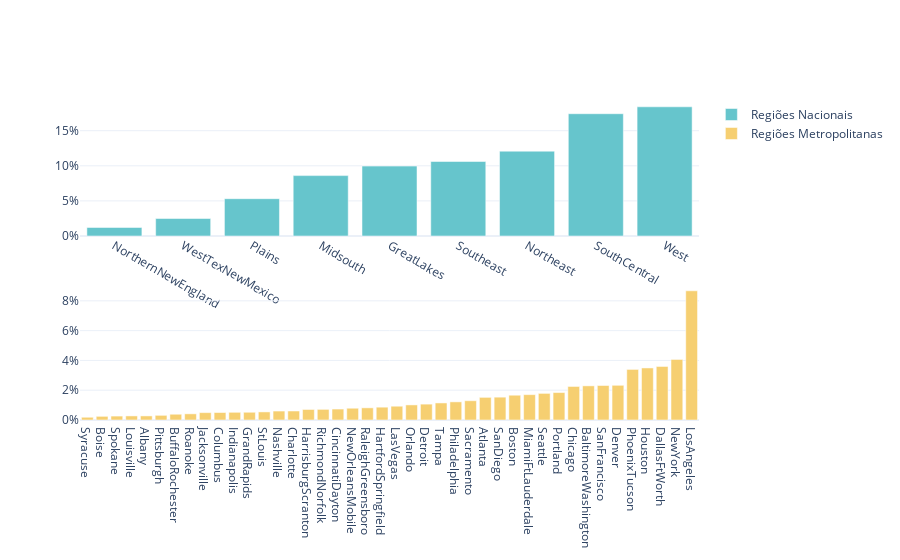

This figure's notebook cell:
### Code cell
mask_estados = (df.type == 'conventional') & df.region.isin(lista_estados)
mask_regiao = (df.type == 'conventional') & df.region.isin(lista_regioes)
mask_total = (df.type == 'conventional') & (df.region == 'TotalUS')


media_total_us = df.loc[mask_total,'total_volume'].mean()
media_regioes =  df.loc[mask_regiao].groupby('region')[['total_volume']].mean().sort_values('total_volume')
media_estados =  df.loc[mask_estados].groupby('region')[['total_volume']].mean().sort_values('total_volume')

_df = media_regioes/media_total_us

fig = make_subplots(rows=2, cols=1)

fig.add_trace(
    go.Bar(
        x=_df.index,
        y=_df.total_volume,
        name="Regiões Nacionais",
        marker=dict(color=CORES_PASTEL[0])
    ),
    #color_discrete_sequence=px.colors.qualitative.Pastel,
    row=1,
    col=1
)

_df = media_estados/media_total_us

fig.add_trace(
    go.Bar(
        x=_df.index,
        y=_df.total_volume,
        name="Regiões Metropolitanas",
        marker=dict(color=CORES_PASTEL[1])
    ),
    #color_discrete_sequence=px.colors.qualitative.Pastel,
    row=2,
    col=1,
)

fig.layout.yaxis.tickformat = '.0%'
fig.layout.yaxis2.tickformat = '.0%'
fig.show()

### Figure 1 — Plotly figure (JSON) as saved in the notebook; plotly's stock layout.template omitted (floating-point values rounded to 4 significant figures)
{"data": [{"marker": {"color": "rgb(102, 197, 204)"}, "name": "Regiões Nacionais", "type": "bar", "x": ["NorthernNewEngland", "WestTexNewMexico", "Plains", "Midsouth", "GreatLakes", "Southeast", "Northeast", "SouthCentral", "West"], "xaxis": "x", "y": [0.01216, 0.0249, 0.05313, 0.08601, 0.09955, 0.1062, 0.1209, 0.1742, 0.1841], "yaxis": "y"}, {"marker": {"color": "rgb(246, 207, 113)"}, "name": "Regiões Metropolitanas", "type": "bar", "x": ["Syracuse", "Boise", "Spokane", "Louisville", "Albany", "Pittsburgh", "BuffaloRochester", "Roanoke", "Jacksonville", "Columbus", "Indianapolis", "GrandRapids", "StLouis", "Nashville", "Charlotte", "HarrisburgScranton", "RichmondNorfolk", "CincinnatiDayton", "NewOrleansMobile", "RaleighGreensboro", "HartfordSpringfield", "LasVegas", "Orlando", "Detroit", "Tampa", "Philadelphia", "Sacramento", "Atlanta", "SanDiego", "Boston", "MiamiFtLauderdale", "Seattle", "Portland", "Chicago", "BaltimoreWashington", "SanFrancisco", "Denver", "PhoenixTucson", "Houston", "DallasFtWorth", "NewYork", "LosAngeles"], "xaxis": "x2", "y": [0.00184, 0.002456, 0.002627, 0.002737, 0.002754, 0.003128, 0.003866, 0.004149, 0.004958, 0.005018, 0.005166, 0.005199, 0.005436, 0.006006, 0.006027, 0.00707, 0.007136, 0.007347, 0.007905, 0.008177, 0.008605, 0.009255, 0.01013, 0.01066, 0.01145, 0.01219, 0.01295, 0.0152, 0.01533, 0.01665, 0.01702, 0.01786, 0.01842, 0.02252, 0.02293, 0.02316, 0.0233, 0.03396, 0.03494, 0.03594, 0.04065, 0.08674], "yaxis": "y2"}], "layout": {"xaxis": {"anchor": "y", "domain": [0, 1]}, "xaxis2": {"anchor": "y2", "domain": [0, 1]}, "yaxis": {"anchor": "x", "domain": [0.575, 1], "tickformat": ".0%"}, "yaxis2": {"anchor": "x2", "domain": [0, 0.425], "tickformat": ".0%"}}}
